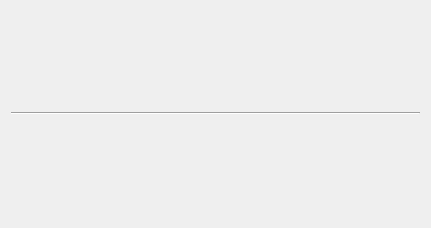
<?xml version="1.0" encoding="UTF-8"?>
<ui version="4.0">
<comment> Begin CVS Header </comment>
<comment>   $Source: /Volumes/Home/Users/shoops/cvs/copasi_dev/copasi/UI/CQOscillationTaskWidget.ui,v $ </comment>
<comment>   $Revision: 1.1 $ </comment>
<comment>   $Name:  $ </comment>
<comment>   $Author: pwilly $ </comment>
<comment>   $Date: 2011/08/05 14:34:25 $ </comment>
<comment> End CVS Header </comment>

<comment> Copyright (C) 2011 by Pedro Mendes, Virginia Tech Intellectual </comment>
<comment> Properties, Inc., University of Heidelberg, and The University </comment>
<comment> of Manchester. </comment>
<comment> All rights reserved. </comment>

 <comment> All rights reserved. </comment>
 <class>CQOscillationTaskWidget</class>
 <widget class="TaskWidget" name="CQOscillationTaskWidget">
  <property name="geometry">
   <rect>
    <x>0</x>
    <y>0</y>
    <width>431</width>
    <height>228</height>
   </rect>
  </property>
  <property name="windowTitle">
   <string>Oscillation Task Widget</string>
  </property>
  <layout class="QVBoxLayout" name="oscillationTWLayout">
   <item>
    <layout class="QGridLayout" name="gridLayout"/>
   </item>
   <item>
    <widget class="Line" name="line">
     <property name="orientation">
      <enum>Qt::Horizontal</enum>
     </property>
    </widget>
   </item>
  </layout>
 </widget>
 <customwidgets>
  <customwidget>
   <class>TaskWidget</class>
   <extends>QWidget</extends>
   <header>TaskWidget.h</header>
   <container>1</container>
  </customwidget>
 </customwidgets>
 <includes>
  <include location="local">TaskWidget.h</include>
 </includes>
 <resources/>
 <connections/>
</ui>
